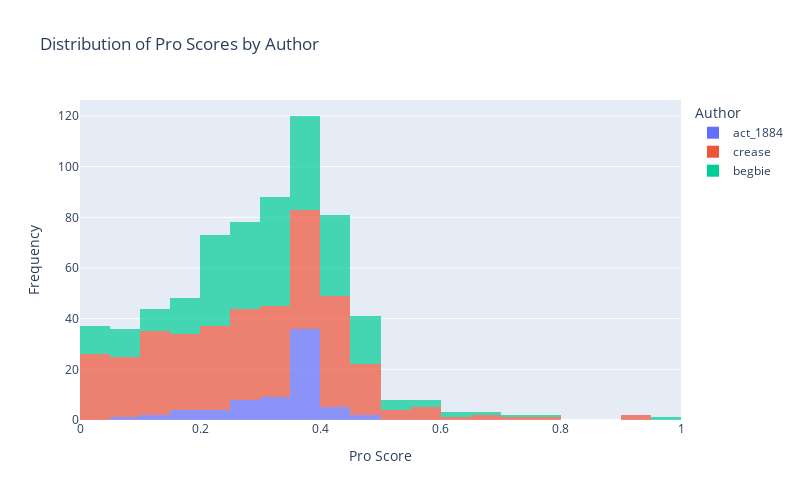
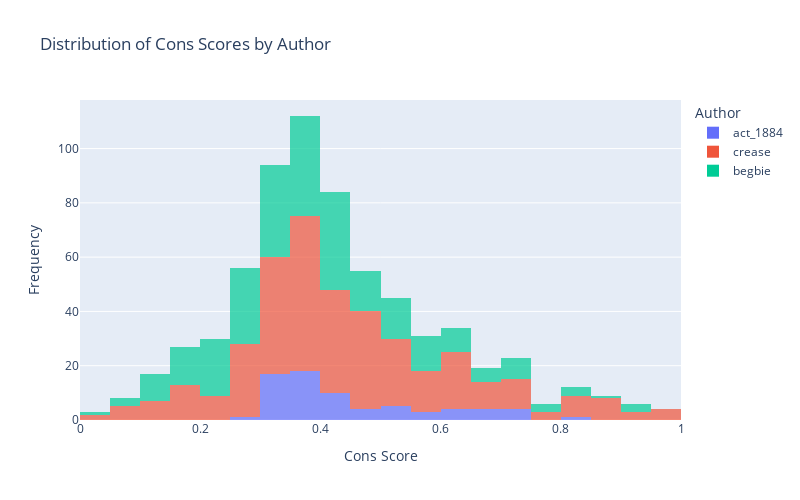

Notebook source saved alongside these figures, in order:
### Code cell
# Plot histogram for Pro scores
fig_pro = px.histogram(
    df_scores,
    x="Pro",
    color="Author",
    title="Distribution of Pro Scores by Author",
    nbins=30,
    opacity=0.7,
    labels={"Pro": "Pro Score"}
)
fig_pro.update_layout(
    xaxis_title="Pro Score",
    yaxis_title="Frequency",
    width=800,
    height=500
)
fig_pro.show()

# Plot histogram for Cons scores
fig_cons = px.histogram(
    df_scores,
    x="Cons",
    color="Author",
    title="Distribution of Cons Scores by Author",
    nbins=30,
    opacity=0.7,
    labels={"Cons": "Cons Score"}
)
fig_cons.update_layout(
    xaxis_title="Cons Score",
    yaxis_title="Frequency",
    width=800,
    height=500
)
fig_cons.show()

### Figure 1 — Plotly figure (JSON) as saved in the notebook; plotly's stock layout.template omitted (floating-point values rounded to 4 significant figures; data arrays with more than 128 entries replaced by an {"elided": "..."} marker saying what was removed)
{"data": [{"bingroup": "x", "hovertemplate": "Author=act_1884<br>Pro Score=%{x}<br>count=%{y}<extra></extra>", "legendgroup": "act_1884", "marker": {"color": "#636efa", "opacity": 0.7, "pattern": {"shape": ""}}, "name": "act_1884", "nbinsx": 30, "orientation": "v", "showlegend": true, "type": "histogram", "x": [0.1615, 0.3814, 0.08025, 0.2942, 0.3575, 0.293, 0.3631, 0.3245, 0.3625, 0.364, 0.3623, 0.1973, 0.3612, 0.4619, 0.3699, 0.1638, 0.3595, 0.3405, 0.3735, 0.1733, 0.3921, 0.2028, 0.1353, 0.3955, 0.3739, 0.3347, 0.2778, 0.3865, 0.3799, 0.3699, 0.3766, 0.3799, 0.2777, 0.409, 0.24, 0.3986, 0.2544, 0.3839, 0.3059, 0.377, 0.3726, 0.1396, 0.2855, 0.391, 0.2572, 0.388, 0.3439, 0.3884, 0.3899, 0.4014, 0.3423, 0.3795, 0.3221, 0.3903, 0.3654, 0.3903, 0.2921, 0.4102, 0.3019, 0.3999, 0.3604, 0.4061, 0.25, 0.3862, 0.4526, 0.3897, 0.3026, 0.3847, 0.4053, 0.3775, 0.24], "xaxis": "x", "yaxis": "y"}, {"bingroup": "x", "hovertemplate": "Author=crease<br>Pro Score=%{x}<br>count=%{y}<extra></extra>", "legendgroup": "crease", "marker": {"color": "#EF553B", "opacity": 0.7, "pattern": {"shape": ""}}, "name": "crease", "nbinsx": 30, "orientation": "v", "showlegend": true, "type": "histogram", "x": {"elided": "345 float values"}, "xaxis": "x", "yaxis": "y"}, {"bingroup": "x", "hovertemplate": "Author=begbie<br>Pro Score=%{x}<br>count=%{y}<extra></extra>", "legendgroup": "begbie", "marker": {"color": "#00cc96", "opacity": 0.7, "pattern": {"shape": ""}}, "name": "begbie", "nbinsx": 30, "orientation": "v", "showlegend": true, "type": "histogram", "x": {"elided": "259 float values"}, "xaxis": "x", "yaxis": "y"}], "layout": {"barmode": "relative", "height": 500, "legend": {"title": {"text": "Author"}, "tracegroupgap": 0}, "title": {"text": "Distribution of Pro Scores by Author"}, "width": 800, "xaxis": {"anchor": "y", "domain": [0, 1], "title": {"text": "Pro Score"}}, "yaxis": {"anchor": "x", "domain": [0, 1], "title": {"text": "Frequency"}}}}

### Figure 2 — Plotly figure (JSON) as saved in the notebook; plotly's stock layout.template omitted (floating-point values rounded to 4 significant figures; data arrays with more than 128 entries replaced by an {"elided": "..."} marker saying what was removed)
{"data": [{"bingroup": "x", "hovertemplate": "Author=act_1884<br>Cons Score=%{x}<br>count=%{y}<extra></extra>", "legendgroup": "act_1884", "marker": {"color": "#636efa", "opacity": 0.7, "pattern": {"shape": ""}}, "name": "act_1884", "nbinsx": 30, "orientation": "v", "showlegend": true, "type": "histogram", "x": [0.6822, 0.3752, 0.8387, 0.6188, 0.399, 0.3903, 0.4031, 0.6046, 0.4095, 0.5497, 0.3741, 0.7038, 0.3815, 0.3319, 0.3726, 0.7418, 0.3764, 0.4402, 0.356, 0.7478, 0.3574, 0.7287, 0.4429, 0.3743, 0.3169, 0.3338, 0.5437, 0.4183, 0.3423, 0.4949, 0.5025, 0.3463, 0.632, 0.3415, 0.6908, 0.3488, 0.6624, 0.3623, 0.5942, 0.3557, 0.3616, 0.6494, 0.5717, 0.3511, 0.4896, 0.346, 0.4197, 0.3537, 0.4887, 0.3425, 0.5272, 0.3401, 0.5417, 0.3286, 0.3897, 0.2764, 0.434, 0.3198, 0.4363, 0.3372, 0.4454, 0.3427, 0.5862, 0.3614, 0.3099, 0.3552, 0.4881, 0.3382, 0.41, 0.3385, 0.6759], "xaxis": "x", "yaxis": "y"}, {"bingroup": "x", "hovertemplate": "Author=crease<br>Cons Score=%{x}<br>count=%{y}<extra></extra>", "legendgroup": "crease", "marker": {"color": "#EF553B", "opacity": 0.7, "pattern": {"shape": ""}}, "name": "crease", "nbinsx": 30, "orientation": "v", "showlegend": true, "type": "histogram", "x": {"elided": "345 float values"}, "xaxis": "x", "yaxis": "y"}, {"bingroup": "x", "hovertemplate": "Author=begbie<br>Cons Score=%{x}<br>count=%{y}<extra></extra>", "legendgroup": "begbie", "marker": {"color": "#00cc96", "opacity": 0.7, "pattern": {"shape": ""}}, "name": "begbie", "nbinsx": 30, "orientation": "v", "showlegend": true, "type": "histogram", "x": {"elided": "259 float values"}, "xaxis": "x", "yaxis": "y"}], "layout": {"barmode": "relative", "height": 500, "legend": {"title": {"text": "Author"}, "tracegroupgap": 0}, "title": {"text": "Distribution of Cons Scores by Author"}, "width": 800, "xaxis": {"anchor": "y", "domain": [0, 1], "title": {"text": "Cons Score"}}, "yaxis": {"anchor": "x", "domain": [0, 1], "title": {"text": "Frequency"}}}}
